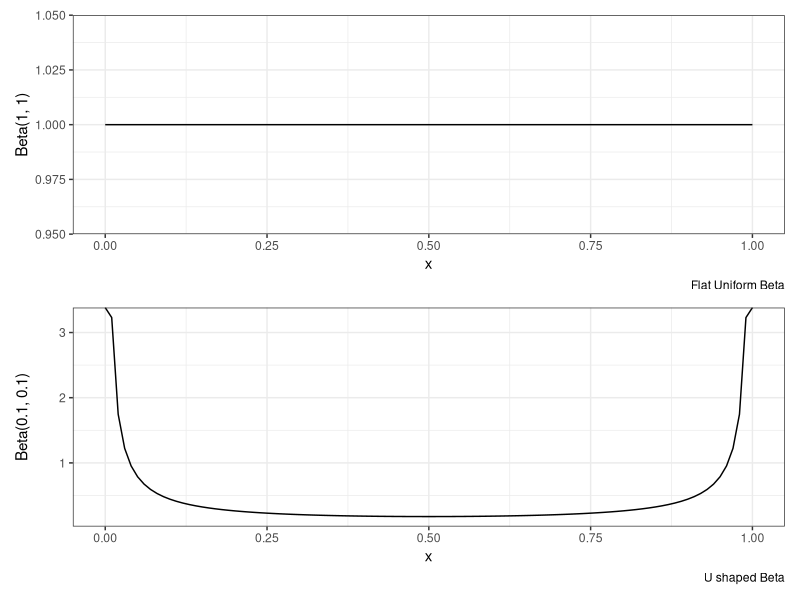

R code for this plot: (Note: a time limit stopped this script after it produced the figure.)
## ---- chunk 1
library(ggplot2)
library(patchwork)
flat_beta <- 
  ggplot() + 
  xlim(c(0,1)) + 
  geom_function(fun = dbeta, args = list(shape1 = 1, shape2 = 1)) + 
  labs(x = "x", y = "Beta(1, 1)",
       caption = "Flat Uniform Beta") + 
  theme_bw()

u_beta <- 
  ggplot() + 
  xlim(c(0,1)) + 
  geom_function(fun = dbeta, args = list(shape1 = 0.1, shape2 = 0.1)) + 
  labs(x = "x", y = "Beta(0.1, 0.1)",
       caption = "U shaped Beta") + 
  theme_bw()
flat_beta / u_beta
## ---- chunk 2
coverage <-  
  function(x ){
  lower <- x[1]
  upper <- x[2]

  lower <- round(lower, 3)
  upper <- round(upper, 3)
  ifelse(lower <= 0.74 & 0.74 <= upper, 1, 0)
}

interval_beta <- function(y, 
                          n = 10,
                          alpha = 0.05,
                          a = 1, 
                          b = 1, 
                          hierc = T){
  if(hierc){
    lower <- qbeta(alpha, a + y, b + n - y)
    upper <- qbeta(1 - alpha, a + y, b + n - y)
  }else{
    lower <- qbeta(alpha, 1 + y, 1 + n - y)
    upper <- qbeta(1 - alpha, 1 + y, 1 + n - y)
    
  }
  
  c(lower, upper)
}

get_intervals <-
  function(x = NULL, 
           theta = NULL){
    if(is.null(x)) stop("Please add a proper vector of successes!")
    if(is.null(theta)) stop("Please add a proper vector for theta!")
    x <- matrix(x, ncol = 1)
    
    lower_conf <- apply(x, MARGIN = 1,
                       FUN = function(x){
                         x <- 1  - pbinom(x - 1,
                                     size = 10,
                                     prob = theta)
                         x <- theta[round(x,3) <= 0.05]
                         max(x)
                         })
    
    upper_conf <- apply(x, MARGIN = 1,
                       FUN = function(x){
                        x <-  pbinom(x,
                                size = 10,
                                prob = theta)
                        x <- theta[round(x,3) <= 0.05]
                        
                        if(is.infinite(min(x))){0}else{min(x)}  
                         
                         })
   

    bayes_uniform <- interval_beta(x,
                                   hierc = F)
    bayes_hierarchical <- interval_beta(x,
                                        a = a,
                                        b = b, 
                                        hierc = T)
    
    aux <- c(lower_conf, 
             upper_conf, 
             bayes_uniform,
             bayes_hierarchical)
    
    aux <- ifelse(is.na(aux), 1, aux)
    aux <- matrix(aux, ncol = 6)
    colnames(aux) <- c("CI_L", 
                       "CI_H",
                       "Cred_Unif_L",
                       "Cred_Unif_H",
                       "Cred_Hier_L",
                       "Cred_Hier_H")
    aux
  }



## ---- chunk 3
iters <- 100000

theta_vec <- seq(from = 0, to = 1, by = 0.0005)
n = 10

a = 0.1
b = 0.1

sims <- 
  apply(matrix(1:iters, ncol = 1), 
        MARGIN = 1,
      FUN = function(x){
        set.seed(x)
        

        x <- matrix(c(x, sum(rbinom(n, 1, prob  = 0.74))), nrow = 2)
        x
      }, 
      simplify = T)|>t()

colnames(sims) <- c("sim", "successes")

intervals <- get_intervals(x = sims[,2], theta = theta_vec)

sims <- cbind(sims, intervals)

coverage_values <-
  apply(sims[,3:8],
        1,
        function(x){
          covg_freq <- coverage(x[1:2])
          covg_unif <- coverage(x[3:4])
          covg_hierc <- coverage(x[5:6])
          c(covg_freq, covg_unif, covg_hierc)
          })|> t()

colnames(coverage_values) <- c("covg_freq", "covg_unif", "covg_hierc")

sims <- cbind(sims, coverage_values)

coverage_means <- cbind(mean(sims[,"covg_freq"]), mean(sims[,"covg_unif"]), mean(sims[,"covg_hierc"]))

colnames(coverage_means) <- c("frequentist", "uniform", "u_shape")
coverage_means <- data.frame(coverage_means)

coverage_means |> 
  knitr::kable(
    format = "html",
    col.names = c("Frequentist Coverage",
                  "Flat Beta Coverage",
                  "U-shaped Beta Coverage"))
## ---- chunk 4
n <- 10
x <- 7


posterior_lower <- pbeta(theta_vec, 
                         shape1 = 1 + x, 
                         shape2 = 1 + n - x)


posterior_upper <- 1 - pbeta(theta_vec, 
                             shape1 = 1 + x, 
                             shape2 = 1 + n - x)

a_0 = 0.5
b_0 = 0.5

posterior_lower_hierc <- pbeta(theta_vec, 
                         shape1 = a + x, 
                         shape2 = b + n - x)


posterior_upper_hierc <- 1 - pbeta(theta_vec, 
                             shape1 = a + x, 
                             shape2 = b + n - x)

conf_lower <- 1 - pbinom(x-1, size = n, prob =theta_vec )
conf_upper <- pbinom(x, size = n, prob = theta_vec  )
posterior_interval <- ifelse(posterior_lower >= posterior_upper,
                             posterior_upper, 
                             posterior_lower)

posterior_interval_hierc <- 
  ifelse(posterior_lower_hierc >= posterior_upper_hierc,
         posterior_upper_hierc, 
         posterior_lower_hierc)

conf_interval <- ifelse(conf_lower >= conf_upper,
                        conf_upper, 
                        conf_lower)
text_size <- 9

experiment<- 
  ggplot() + 
  geom_path(aes(x = theta_vec, 
                y = posterior_interval,
                colour = "Cred. Uniform"), linewidth = 1.1,
            alpha = 0.5) + 
  geom_path(aes(x = theta_vec, y = conf_interval,
                colour = "Conf. Int"), linewidth = 1.1,
            alpha = 0.5) + 
  geom_path(aes(x = theta_vec, 
                y = posterior_interval_hierc,
                colour = "Cred. U-Shaped"), linewidth = 1.1,
            alpha = 0.5) + 
  geom_vline(xintercept = c(0.645,0.742),
             linewidth = 1) + 
  theme_bw() + 
  scale_colour_manual(values = c("Cred. Uniform" = "darkred",
                                 "Cred. U-Shaped" = "pink",
                                 "Conf. Int" = "darkgreen")) + 
  labs(x = expression(theta), y = "Posterior Probability / p value",
       colour = "Interval type" ) +
   theme(legend.position = "top",
        text = element_text(size = text_size))+
  ylim(0,1)
  

sim_confidence <- 
  ggplot() + 
  geom_errorbar(aes(x = 1:iters, 
                    ymin =sims[,"CI_L"],
                    ymax =sims[,"CI_H"],
                    colour = factor(sims[,"covg_freq"]))) + 
  geom_hline(yintercept = 0.74, colour = "darkred",
             linewidth = 1.1) +
  ylim(0,1) + 
  labs(x = "Simulation N°",
       y = expression(theta~"interval"),
       colour = "Coverage",
       caption = "Inverse exact binomial test")+ 
  theme_bw() + 
  theme(legend.position = "top",
        text = element_text(size = text_size))

sim_unif_bayes <-
  ggplot() + 
  geom_errorbar(aes(x = 1:iters,
                    ymin =sims[,"Cred_Unif_L"],
                    ymax =sims[,"Cred_Unif_H"],
                    colour = factor(sims[,"covg_unif"]))
                ) + 
  geom_hline(yintercept = 0.74, 
             colour = "darkred", linewidth = 1.1)+
  ylim(0,1) + 
  labs(x = "Simulation N°", y = expression(theta~"interval"),
       colour = "Coverage",
       caption = "Flat Beta(1,1) prior")+ 
  theme_bw()+ 
  theme(legend.position = "top",
        text = element_text(size = text_size))
  

sim_hierc_bayes <- 
  ggplot() + 
  geom_errorbar(aes(x = 1:iters,
                    ymin =sims[,"Cred_Hier_L"],
                    ymax =sims[,"Cred_Hier_H"],
                    colour = factor(sims[,"covg_hierc"]))
                ) + 
  geom_hline(yintercept = 0.74, 
             colour = "darkred", linewidth = 1.1)+
  ylim(0,1)  + 
  labs(x = "Simulation N°", y = expression(theta~"interval"),
       colour = "Coverage",
       caption = bquote('Beta'~(.(a)~","~.(b))~~"prior"))+ 
  theme_bw()+ 
  theme(legend.position = "top",
        text = element_text(size = text_size))
experiment + (sim_confidence / sim_unif_bayes / sim_hierc_bayes)
